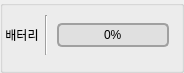
              <widget class="QGroupBox" name="groupBox_10">
               <property name="title">
                <string/>
               </property>
               <widget class="QWidget" name="horizontalWidget_4" native="true">
                <property name="geometry">
                 <rect>
                  <x>3</x>
                  <y>6</y>
                  <width>172</width>
                  <height>58</height>
                 </rect>
                </property>
                <layout class="QHBoxLayout" name="horizontalLayout_18" stretch="0,1,0">
                 <property name="spacing">
                  <number>2</number>
                 </property>
                 <property name="leftMargin">
                  <number>2</number>
                 </property>
                 <property name="topMargin">
                  <number>2</number>
                 </property>
                 <property name="rightMargin">
                  <number>2</number>
                 </property>
                 <property name="bottomMargin">
                  <number>2</number>
                 </property>
                 <item>
                  <widget class="QLabel" name="label_9">
                   <property name="text">
                    <string>배터리</string>
                   </property>
                   <property name="alignment">
                    <set>Qt::AlignCenter</set>
                   </property>
                  </widget>
                 </item>
                 <item>
                  <widget class="Line" name="line">
                   <property name="minimumSize">
                    <size>
                     <width>10</width>
                     <height>40</height>
                    </size>
                   </property>
                   <property name="maximumSize">
                    <size>
                     <width>10</width>
                     <height>40</height>
                    </size>
                   </property>
                   <property name="orientation">
                    <enum>Qt::Vertical</enum>
                   </property>
                  </widget>
                 </item>
                 <item>
                  <widget class="QFrame" name="verticalFrame_3">
                   <layout class="QVBoxLayout" name="verticalLayout_15">
                    <property name="leftMargin">
                     <number>4</number>
                    </property>
                    <property name="topMargin">
                     <number>2</number>
                    </property>
                    <property name="rightMargin">
                     <number>4</number>
                    </property>
                    <property name="bottomMargin">
                     <number>2</number>
                    </property>
                    <item>
                     <widget class="QProgressBar" name="battery_1">
                      <property name="styleSheet">
                       <string notr="true">
            QProgressBar {
                border: 2px solid #A0A0A0;
                border-radius: 5px;
                text-align: center;
                background-color: #E0E0E0;
                height: 20px;
            }
            QProgressBar::chunk {
                border-radius: 5px;
                background: #B0B0B0;  /* 연한 회색 */
            }
</string>
                      </property>
                      <property name="value">
                       <number>0</number>
                      </property>
                     </widget>
                    </item>
                   </layout>
                  </widget>
                 </item>
                </layout>
               </widget>
              </widget>
